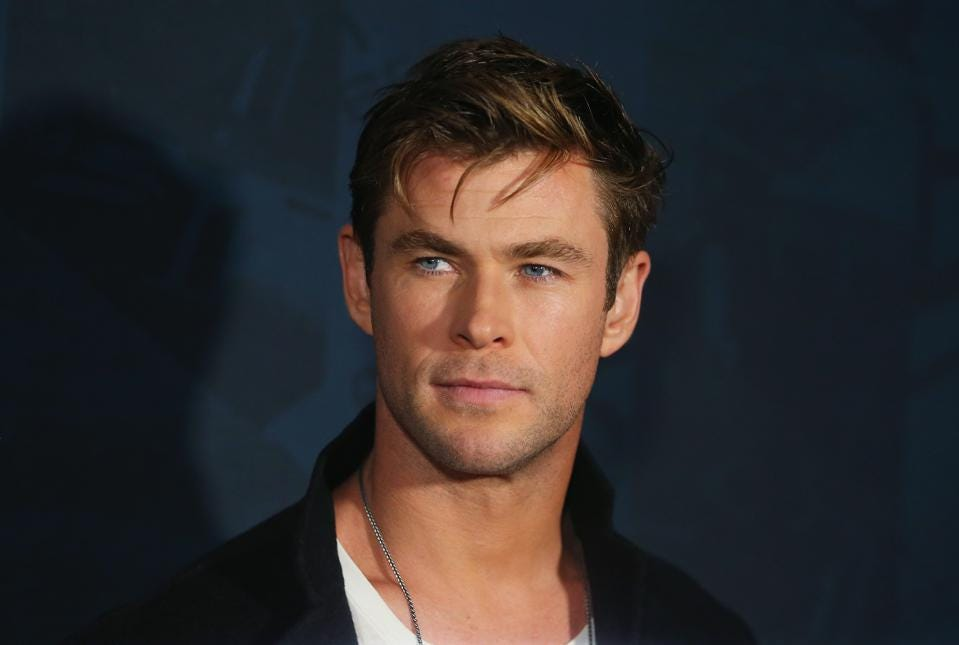
#> input picture Task 2/image.png, 959 x 645 px
$ jupyter execute image-to-pencil-sketch.ipynb
#> lines starting #> are read from the running program, lines starting #| are printed output that depends on the picture
[cell 1]
import cv2

[cell 2]
image = cv2.imread(r'image.png',)
#> image is the input picture: shape (645, 959, 3); mean B, G, R 44.8, 44.3, 48.6

[cell 3]
cv2.imshow('image',image)
cv2.waitKey()

[cell 4]
gray_image = cv2.cvtColor(image , cv2.COLOR_BGR2GRAY)
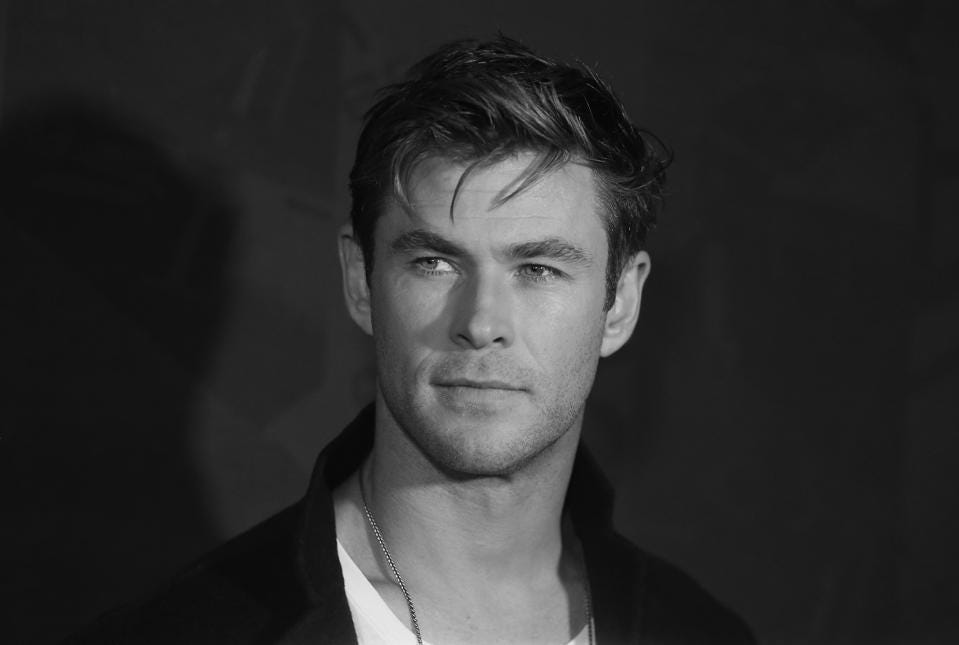
#> gray_image: shape (645, 959); min 0, max 250, mean 45.7

cv2.imshow('img',gray_image)
cv2.waitKey()

[cell 5]
inverted_image = 255 - gray_image
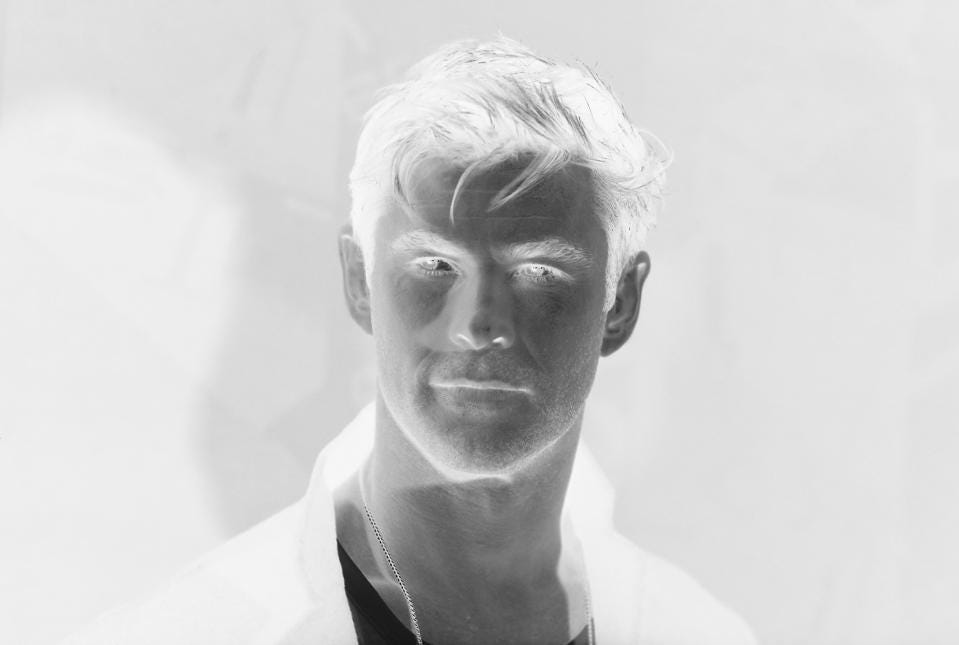
#> inverted_image: shape (645, 959); min 5, max 255, mean 209.3
cv2.imshow('inverted_image',inverted_image)
cv2.waitKey()

[cell 6]
blurred = cv2.GaussianBlur(inverted_image, (21, 21), 0)
cv2.imshow('blurred', blurred)
cv2.waitKey()

[cell 7]
inverted_blurred = 255 - blurred
cv2.imshow('inverted_blurred', inverted_blurred)
cv2.waitKey()

[cell 8]
pencil_sketch = cv2.divide(gray_image, inverted_blurred, scale=256.0)
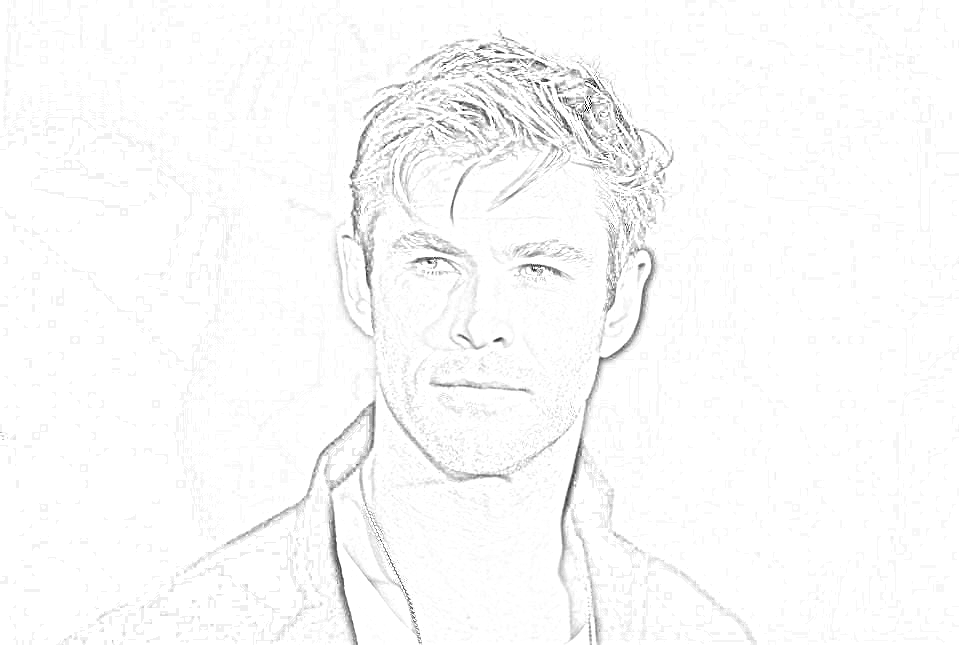
#> pencil_sketch: shape (645, 959); min 0, max 255, mean 250.5
